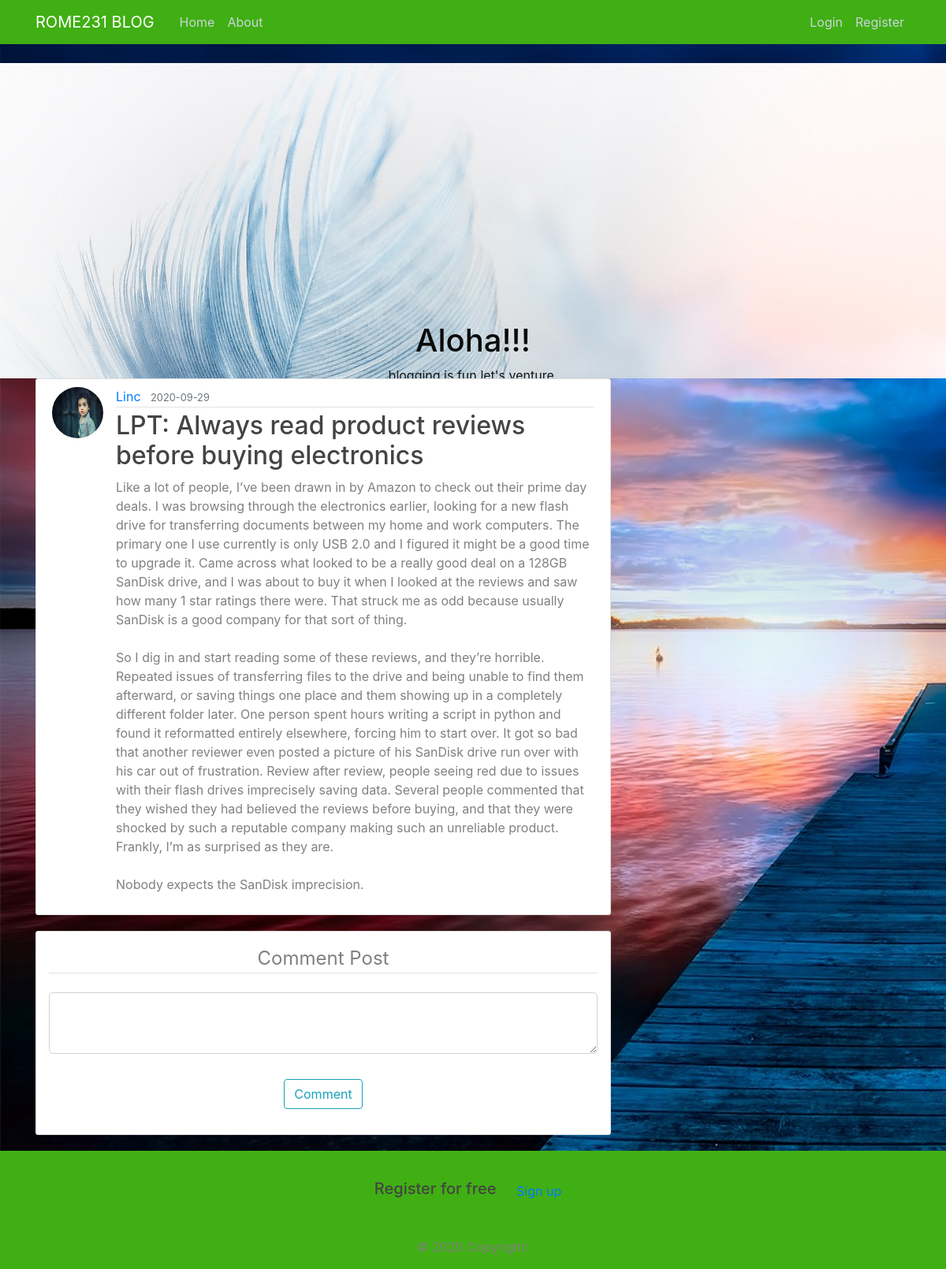
The app's page /post/4 with its own data.
### app/models.py (models this page shows, shortened)
class User(db.Model, UserMixin):
    id = db.Column(db.Integer, primary_key=True)
    username = db.Column(db.String(20), unique=True, nullable=False)
    email = db.Column(db.String(120), unique=True, nullable=False)
    image_file = db.Column(db.String(20), nullable=False, default='default.jpg')
    password = db.Column(db.String(60), nullable=False)
    posts = db.relationship('Post', backref='author', lazy=True)
    comments = db.relationship('Comment', backref='author', lazy=True)
    roles = db.relationship('Role', backref='author', lazy=True)

class Post(db.Model):
    id = db.Column(db.Integer, primary_key=True)
    title = db.Column(db.String(100), nullable=False)
    date_posted = db.Column(db.DateTime, nullable=False, default=datetime.utcnow)
    content = db.Column(db.Text, nullable=False)
    user_id = db.Column(db.Integer, db.ForeignKey('user.id'), nullable=False)

### app/views.py (the view)
@app.route("/post/<int:post_id>", methods=["POST", "GET"])
def post(post_id):
    post = Post.query.get_or_404(post_id)
    comments = Comment.query.all()
    form = CommentForm()
    if form.validate_on_submit():
        comments = Comment(content=form.content.data, author=current_user)
        db.session.add(comments)
        db.session.commit()
        flash('Your comment has been created!', 'success')
        return redirect(url_for('home'))
    return render_template('post.html', title=post.title, post=post, form=form, comments=comments)

### app/forms.py
class CommentForm(FlaskForm):
    content = TextAreaField('Content', validators=[DataRequired()])
    submit = SubmitField('Comment')

### app/templates/post.html (shortened to what this page needs)
{% extends "blog.html" %}
{% block content %}
  <article class="media content-section">
    <img class="rounded-circle article-img" src="{{ url_for('static', filename='profile_pics/' + post.author.image_file) }}">
    <div class="media-body">
      <div class="article-metadata">
        <a class="mr-2" href="{{ url_for('user_posts', username=post.author.username) }}">{{ post.author.username }}</a>
        <small class="text-muted">{{ post.date_posted.strftime('%Y-%m-%d') }}</small>
      </div>
      <h2 class="article-title">{{ post.title }}</h2>
      <p class="article-content">{{ post.content }}</p>
    </div>
  </article>
  <div class="content-section card p-3 mt-3">
    <form action="" method="POST">
      <fieldset class="form-group">
        <legend class="border-bottom mb-4 mt-5 text-center">
          Comment Post
        </legend>
        <div class="form-group">
          {% if form.content.errors %} {{ form.content(class="form-control
          form-control-lg is-invalid") }}
          <div class="invalid-feedback">
            {% for error in form.content.errors %}
            <span>{{ error }}</span>
            {% endfor %}
          </div>
          {% else %} {{ form.content(class="form-control form-control-lg") }}
          {% endif %}
        </div>
      </fieldset>
      <div class="form-group text-center">
        {{form.submit(class="btn btn-outline-info")}}
      </div>
    </form>
  </div>
{% endblock content %}

### app/static/main.css (style rules this page uses)
body { background-image:url('../static/profile_pics/sweden-2459840_1920.jpg'); color: grey; margin-top: 5rem; background-repeat: no-repeat; background-size: cover; }
h1, h2, h3, h4, h5, h6 { color: #444444; }
.content-section { background: #ffffff; padding: 10px 20px; border: 1px solid #dddddd; border-radius: 3px; margin-bottom: 20px; }
.article-title { color: #444444; }
.article-content { white-space: pre-line; }
.article-img { height: 65px; width: 65px; margin-right: 16px; }
.article-metadata { padding-bottom: 1px; margin-bottom: 4px; border-bottom: 1px solid #e3e3e3 }

### records on screen
User: image_file (placeholder picture), author.username "Linc"
Post: date_posted "2020-09-29", title "LPT: Always read product reviews before buying electronics", content "Like a lot of people, I’ve been drawn in by Amazon to check out their prime day deals. I was browsing through the electronics earlier, looking for a new flash drive for transferring documents between my home and work computers. The primary one I use currently is only USB 2.0 and I figured it might be a good time to upgrade it. Came across what looked to be a really good deal on a 128GB SanDisk drive, and I was about to buy it when I looked at the reviews and saw how many 1 star ratings there were. That struck me as odd because usually SanDisk is a good company for that sort of thing. So I dig in and start reading some of these reviews, and they’re horrible. Repeated issues of transferring…"
